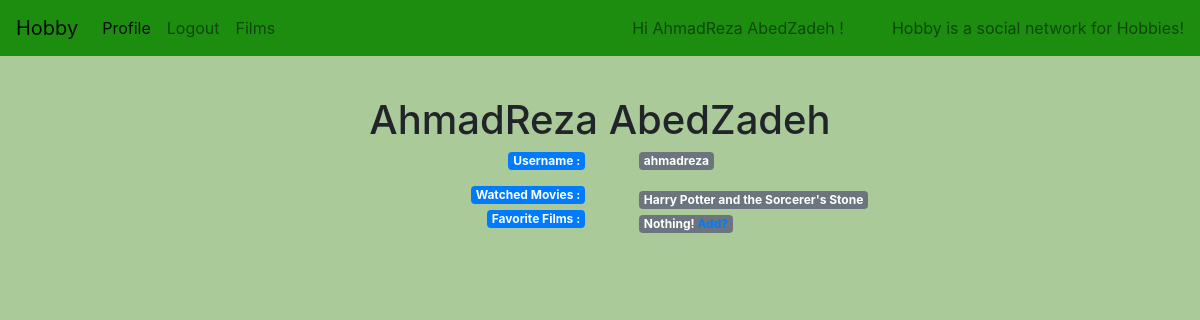
The app's page /accounts/profile (signed in), older data.
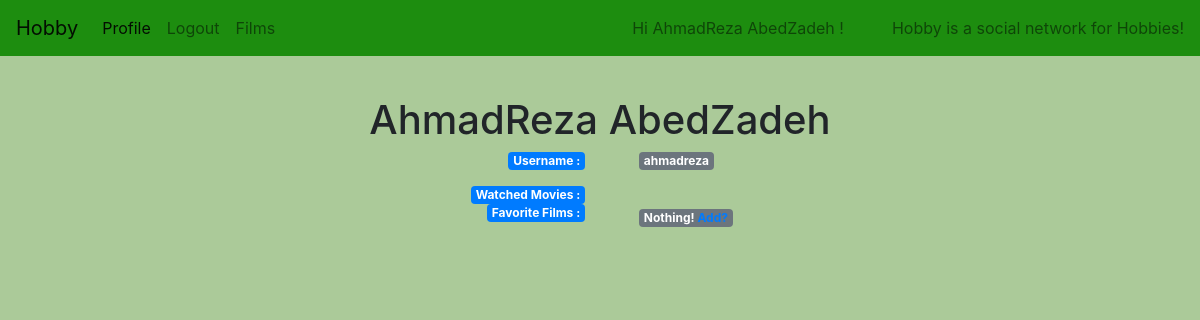
The same page, newer data.
### films/models.py (models this page shows, shortened)
class Film(models.Model):
    title = models.CharField(max_length=100)
    imdbId = models.CharField(primary_key=True, max_length=100)
    year  = models.IntegerField()
    cast = models.CharField(max_length=200)
    countries = models.CharField(max_length=100)
    box_office = models.CharField(max_length=100,default=0)
    rating = models.FloatField()
    votes = models.IntegerField()
    cover_url = models.URLField()
    fullsize_poster = models.URLField()
    writer = models.CharField(max_length=200)
    director = models.CharField(max_length=200)
    top_250_films = models.IntegerField()
    synopsis = models.TextField()
    search_time = models.IntegerField(default=0)
    comments = models.ManyToManyField(Comment)

### accounts/views.py (the view)
# urls.py: path('profile', views.ProfileView.as_view(), name='profile'),
class ProfileView(DetailView):
    template_name = 'accounts/profile.html'
    def get_object(self, queryset=None):
        user = User.objects.get(username=self.request.user.username)
        return user

### accounts/models.py (called while the page is built)
    def __str__(self):
        return self.username

### accounts/templatetags/user_detail.py (called while the page is built)
def list_of_movies(watched_films):
    films = watched_films.all()
    titles = []
    for film in films:
        titles.append(film.title)
    if len(titles) == 0:
        return ''
    else:
        return titles

### accounts/templates/accounts/profile.html (shortened to what this page needs)
{% extends 'layout.html' %}
{% load bootstrap4 %}
{% load user_detail %}
{% block body %}
    <div class="container text-center">
    <p class="h1">{{ user.name }}</p>
    <div class="row">
        <div class="col">
            <p class="badge btn-primary float-right">Username :</p>
        </div>
        <div class="col">
            <span class="badge badge-secondary ml-4 float-left">{{ user.username }}</span>
        </div>
    </div>
    <div class="row">
        <div class="col">
        <div class="badge btn-primary float-right">Watched Movies :</div>
        </div>
        <div class="col float-right text-left">
        {% for title in user.watched_films|list_of_movies %}
            <a href="{% url 'films:film-redirector' title %}">
            <span class="badge badge-secondary ml-4">
                 {{ title }}
            </span>
            </a>
        <br>
        {% endfor %}
        </div>
    </div>
    <div class="row">
        <div class="col">
        <div class="badge btn-primary float-right">Favorite Films :</div>
        </div>
        <div class="col float-right text-left">
        {% if user.fav_list|list_of_movies != '' %}
            {% for title in user.fav_list|list_of_movies %}
            <a href="{% url 'films:film-redirector' title %}">
            <span class="badge badge-secondary ml-4">
                {{ title }}
            </span>
            </a>
        <br>
        {% endfor %}
        {% else %}
        <span class="badge badge-secondary ml-4">
        Nothing! <a href="{% url 'films:search' %}"> Add? </a>
        </span>
        {% endif %}
        </div>
    </div>
    </div>
{% endblock %}

Row changes from the older to the newer data that the page shows:
no longer on this page (row edited): Film: watched_films "Harry Potter and the Sorcerer's Stone"
